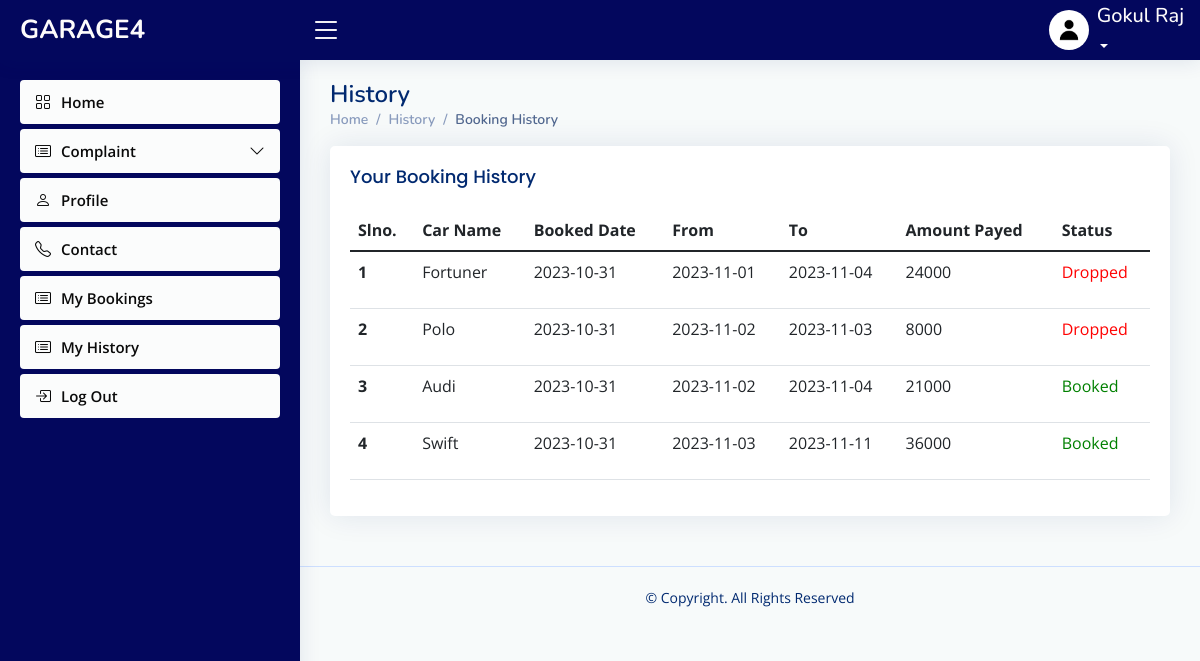
The app's page /user/userhistory.php (signed in) with its own data.
### tables this page shows
CREATE TABLE `registration` (
  `image` varchar(50) NOT NULL DEFAULT 'default.jpg',
  `first_name` varchar(30) NOT NULL,
  `last_name` varchar(30) NOT NULL,
  `contact` varchar(20) NOT NULL,
  `email_id` varchar(40) NOT NULL,
  `date_of_birth` date NOT NULL,
  `house_name` varchar(30) NOT NULL,
  `street_name` varchar(30) NOT NULL,
  `district` varchar(20) NOT NULL,
  `pincode` varchar(6) NOT NULL,
  `state` varchar(30) NOT NULL,
  `date_of_join` date NOT NULL
);

CREATE TABLE `booking` (
  `booking_id` int(11) NOT NULL,
  `carname` varchar(60) NOT NULL,
  `category` varchar(40) NOT NULL,
  `color` varchar(40) NOT NULL,
  `capacity` varchar(40) NOT NULL,
  `rate` varchar(40) NOT NULL,
  `car_id` varchar(20) NOT NULL,
  `email` varchar(50) NOT NULL,
  `days` varchar(40) NOT NULL,
  `bdate` date NOT NULL,
  `pick` date NOT NULL,
  `dropd` date NOT NULL,
  `total` varchar(40) NOT NULL,
  `status` int(11) NOT NULL,
  `payment` int(11) NOT NULL
);

### connect.php (called while the page is built, shortened)
<?php
$dbname="garage4";
$conn=mysqli_connect("localhost","root","",$dbname);
function select_data($sql)
{
  global $conn;
  $res = mysqli_query($conn, $sql);
  if ($res)
    return $res;
  else
    return False;
}
?>

### user/userhistory.php (the view, shortened to what this page needs)
<?php
include("header.php");
   $username = $_SESSION['email_id'];
?>
  <main id="main" class="main">
    <div class="pagetitle">
      <h1>History</h1>
      <nav>
        <ol class="breadcrumb">
          <li class="breadcrumb-item"><a href="activeuser.php">Home</a></li>
          <li class="breadcrumb-item">History</a></li>
          <li class="breadcrumb-item active">Booking History</li>
        </ol>
      </nav>
    </div>
    <div class="card">
          <div class="card-body">
            <h5 class="card-title">
            Your Booking History
            </h5>
    <section class="section dashboard">
      <div class="row">
      <section class="section">
      <div class="row">
        <div class="col-lg-12">
              <table class="table datatable">
                <thead>
                  <tr>
                    <th scope="col">Slno.</th>
                    <th scope="col">Car Name</th>
                    <th scope="col">Booked Date</th>
                    <th scope="col">From</th>
                    <th scope="col">To</th>
                    <th scope="col">Amount Payed</th>
                    <th scope="col">Status</th>
                  </tr>
                </thead>
                <tbody>
                <?php
               $sql = "select * from booking where email='$username'";
                $data=select_data($sql);
                $n=1;
                while ($row = mysqli_fetch_assoc($data)) {
                  ?>
                  <tr>
                  <th scope='row'><?php echo $n++; ?></th>
                 <td><?php echo  $row['carname'] ?></td>
                 <td> <?php echo $row['bdate'] ?></td>
                 <td><?php echo $row['pick'] ?></td>
                 <td><?php echo $row['dropd']?></td>
                 <td> <?php echo $row['total']  ?></td>
                 <td>
                                <?php
                                    if ($row['status'] == 1)
                                        echo "<p style='color: green;'>Booked</p>";
                                    else if ($row['status'] == 2)
                                        echo "<p style='color: red;'>Dropped</p>";
                                    ?>
                            </td>
                  <?php
                  }
                  ?>
                </tbody>
              </table>
            </div>
          </div>
        </div>
      </div>
  </main>
  <?php
include 'footer.php';
?>

### user/header.php (shortened to what this page needs)
<?php
require("../connect.php");
   $username = $_SESSION['email_id'];
   $sql="select * from registration where email_id='$username'" ;
   $res=select_data($sql);
   $arr=mysqli_fetch_assoc($res);
   ?>
<!DOCTYPE html>
<html lang="en">
<head>
  <link href="assets/vendor/bootstrap/css/bootstrap.min.css" rel="stylesheet">
  <link href="assets/vendor/bootstrap-icons/bootstrap-icons.css" rel="stylesheet">
  <link href="assets/vendor/boxicons/css/boxicons.min.css" rel="stylesheet">
  <link href="assets/vendor/quill/quill.snow.css" rel="stylesheet">
  <link href="assets/vendor/quill/quill.bubble.css" rel="stylesheet">
  <link href="assets/vendor/remixicon/remixicon.css" rel="stylesheet">
  <link href="assets/vendor/simple-datatables/style.css" rel="stylesheet">
  <link href="assets/css/styleeee.css" rel="stylesheet">
</head>
<body>
  <header id="header" class="header fixed-top d-flex align-items-center">
    <div class="d-flex align-items-center justify-content-between">
      <a href="viewcar.php" class="logo d-flex align-items-center">
        <span class="d-none d-lg-block">GARAGE4</span>
      </a>
      <i class="bi bi-list toggle-sidebar-btn"></i>
    </div>
    <nav class="header-nav ms-auto">
      <ul class="d-flex align-items-center">
        <li class="nav-item dropdown pe-3">
          <a class="nav-link nav-profile d-flex align-items-center pe-0" href="#" data-bs-toggle="dropdown">
          <img src="assets/img/default.jpg" alt="Profile" class="rounded-circle">
            <span class="d-none d-md-block dropdown-toggle ps-2"><h5><?php echo $arr['first_name'] . " " . $arr['last_name']; ?></h5></span>
          </a>
        </li>
      </ul>
    </nav>
  </header>
  <aside id="sidebar" class="sidebar">
    <ul class="sidebar-nav" id="sidebar-nav">
      <li class="nav-item">
        <a class="nav-link collapsed" href="viewcar.php">
          <i class="bi bi-grid"></i>
          <span>Home</span>
        </a>
      </li>
      <li class="nav-item">
        <a class="nav-link collapsed" data-bs-target="#icons-nav" data-bs-toggle="collapse" >
          <i class="bi bi-card-list"></i><span>Complaint</span><i class="bi bi-chevron-down ms-auto"></i>
        </a>
      </li>
      <li class="nav-item">
        <a class="nav-link collapsed" href="profile.php">
          <i class="bi bi-person"></i>
          <span>Profile</span>
        </a>
      </li>
      <li class="nav-item">
        <a class="nav-link collapsed" href="contact.php">
          <i class="bi bi-telephone"></i>
          <span>Contact</span>
        </a>
      </li>
      <li class="nav-item">
        <a class="nav-link collapsed" href="mybookings.php">
          <i class="bi bi-card-list"></i>
          <span>My Bookings</span>
        </a>
      </li>
      <li class="nav-item">
        <a class="nav-link collapsed" href="userhistory.php">
          <i class="bi bi-card-list"></i>
          <span>My History</span>
        </a>
      </li>
      <li class="nav-item">
        <a class="nav-link collapsed"  onclick="logout()">
          <i class="bi bi-box-arrow-in-right"></i>
          <span>Log Out</span>
        </a>
      </li>
    </ul>
  </aside>

### user/assets/css/styleeee.css (style rules this page uses)
:root { scroll-behavior: smooth; }
body { font-family: "Open Sans", sans-serif; background: #f7fafa; color: #444444; }
a { color: #4154f1; text-decoration: none; }
h1, h2, h3, h4, h5, h6 { font-family: "Nunito", sans-serif; }
#main { margin-top: 60px; padding: 20px 30px; transition: all 0.3s; }
.pagetitle { margin-bottom: 10px; }
.pagetitle h1 { font-size: 24px; margin-bottom: 0; font-weight: 600; color: #012970; }
.card { margin-bottom: 30px; border: none; border-radius: 5px; box-shadow: 0px 0 30px rgba(1, 41, 112, 0.1); }
.card-title { padding: 20px 0 15px 0; font-size: 18px; font-weight: 500; color: #012970; font-family: "Poppins", sans-serif; }
.card-body { padding: 0 20px 20px 20px; }
.breadcrumb { font-size: 14px; font-family: "Nunito", sans-serif; color: #899bbd; font-weight: 600; }
.breadcrumb a { color: #899bbd; transition: 0.3s; }
.breadcrumb .breadcrumb-item::before { color: #899bbd; }
.breadcrumb .active { color: #51678f; font-weight: 600; }
.logo { line-height: 1; }
@media (min-width: 1200px) { .logo { width: 280px; } }
.logo span { font-size: 26px; font-weight: 700; color: #fdfbfb; font-family: "Nunito", sans-serif; }
.header { transition: all 0.5s; z-index: 997; height: 60px; box-shadow: 0px 2px 20px rgba(1, 41, 112, 0.1); background-color: #03075d; padding-left: 20px; }
.header .toggle-sidebar-btn { font-size: 32px; padding-left: 10px; cursor: pointer; color: #fdfbfb; }
.header-nav ul { list-style: none; }
.header-nav > ul { margin: 0; padding: 0; }
.header-nav .nav-profile { color: #fdfbfb; }
.header-nav .nav-profile img { max-height: 40px; }
.header-nav .nav-profile span { font-size: 14px; font-weight: 600; }
.sidebar { position: fixed; top: 60px; left: 0; bottom: 0; width: 300px; z-index: 996; transition: all 0.3s; padding: 20px; overflow-y: auto; scrollbar-width: thin; scrollbar-color: #aab7cf transparent; box-shadow: 0px 0px 20px rgba(1, 41, 112, 0.1); background-color:#03075d ; }
@media (min-width: 1200px) { #main, #footer { margin-left: 300px; } }
.sidebar-nav { padding: 0; margin: 0; list-style: none; }
.sidebar-nav li { padding: 0; margin: 0; list-style: none; }
.sidebar-nav .nav-item { margin-bottom: 5px; }
.sidebar-nav .nav-link { display: flex; align-items: center; font-size: 15px; font-weight: 600; color: #4154f1; transition: 0.3; background: #fdfeff; padding: 10px 15px; border-radius: 4px; }
.sidebar-nav .nav-link i { font-size: 16px; margin-right: 10px; color: #efeff5; }
.sidebar-nav .nav-link.collapsed { color: #0a0a0a; background: #fbfcfc; }
.sidebar-nav .nav-link.collapsed i { color: #080808; }
.sidebar-nav .nav-link .bi-chevron-down { margin-right: 0; transition: transform 0.2s ease-in-out; }

### records on screen
registration: first_name "Gokul", last_name "Raj"
booking: carname "Fortuner", bdate "2023-10-31", pick "2023-11-01", dropd "2023-11-04", total "24000", status "Dropped"
booking: carname "Polo", bdate "2023-10-31", pick "2023-11-02", dropd "2023-11-03", total "8000", status "Dropped"
booking: carname "Audi", bdate "2023-10-31", pick "2023-11-02", dropd "2023-11-04", total "21000", status "Booked"
booking: carname "Swift", bdate "2023-10-31", pick "2023-11-03", dropd "2023-11-11", total "36000", status "Booked"
